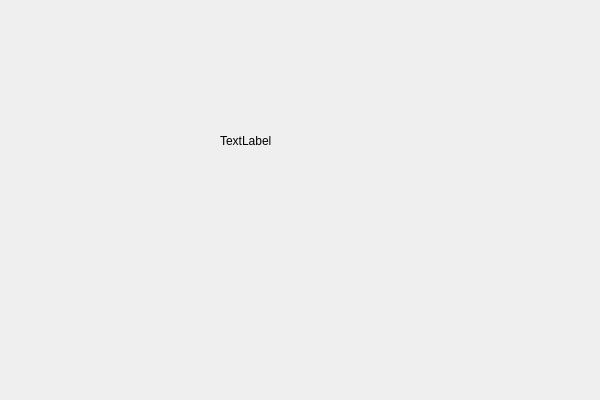
<?xml version="1.0" encoding="UTF-8"?>
<ui version="4.0">
 <class>bmHelperClass</class>
 <widget class="QWidget" name="bmHelperClass">
  <property name="geometry">
   <rect>
    <x>0</x>
    <y>0</y>
    <width>600</width>
    <height>400</height>
   </rect>
  </property>
  <property name="windowTitle">
   <string>bmHelper</string>
  </property>
  <widget class="QLabel" name="mPetLabel">
   <property name="geometry">
    <rect>
     <x>220</x>
     <y>110</y>
     <width>171</width>
     <height>61</height>
    </rect>
   </property>
   <property name="text">
    <string>TextLabel</string>
   </property>
  </widget>
 </widget>
 <layoutdefault spacing="6" margin="11"/>
 <resources>
  <include location="bmHelper.qrc"/>
 </resources>
 <connections/>
</ui>
